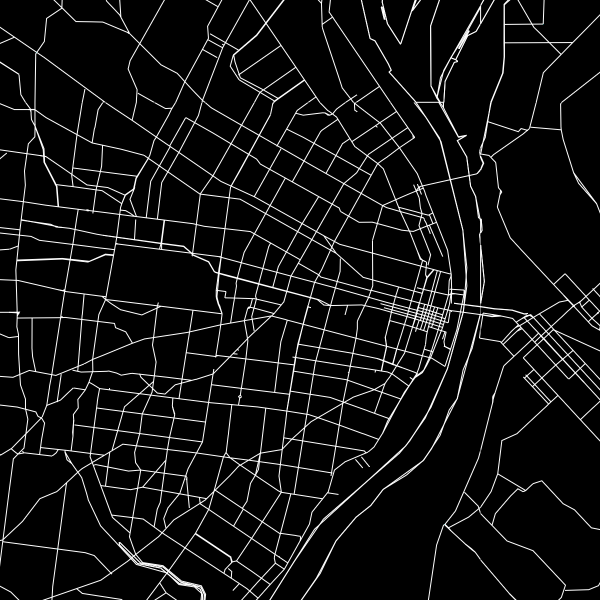
#> input picture skycam/mapreference.png, 1200 x 1200 px (shown at 1/2 size)
$ python rectify_one.py mapreference.png out.png
#> lines starting #> are read from the running program, lines starting #| are printed output that depends on the picture
import time
import json
import argparse
import math

import cv2
import numpy as np

def tup(arr):
  return tuple([int(x) for x in arr])

ap = argparse.ArgumentParser()
ap.add_argument("input")
ap.add_argument("output")
args = vars(ap.parse_args())

origImage = cv2.imread(args["input"], cv2.IMREAD_COLOR)
#> origImage is the input picture: shape (1200, 1200, 3); mean B, G, R 17.6, 17.6, 17.6
sqSize = 1024
lgFactor = 2
refPixels = [[0,0], [sqSize,0], [sqSize,sqSize], [0, sqSize]]

displayWidth = sqSize
scaleFactor = float(origImage.shape[1]) / float(displayWidth)
#> scaleFactor = 1.17
finalSize = (int(origImage.shape[1] / scaleFactor), int(origImage.shape[0] / scaleFactor))
#> finalSize = (1024, 1024)

refImage = cv2.resize(origImage, finalSize)
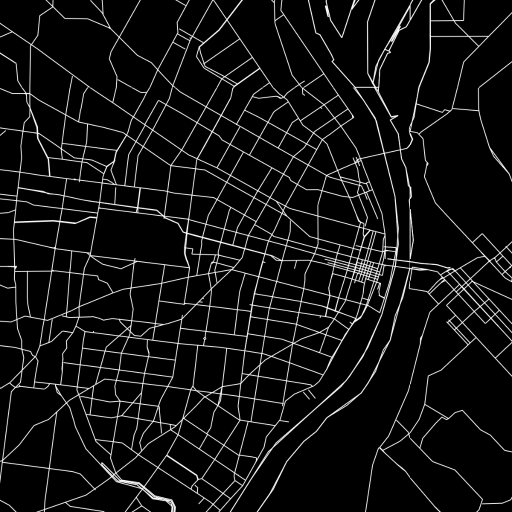
#> refImage: shape (1024, 1024, 3) (shown at 1/2 size); mean B, G, R 17.6, 17.6, 17.6

pTransform = None
pTransformLarge = None
savedCorners = []

def onmouse(event,x,y,flags,param):
  global savedCorners
  if event == cv2.EVENT_LBUTTONDOWN:
    savedCorners.append([x, y])

cv2.namedWindow('frame')
cv2.setMouseCallback('frame', onmouse)

while True:
  if pTransform is None:
    frame = refImage.copy()
  else:
    frame = cv2.warpPerspective(origImage, pTransform, (sqSize, sqSize))

  if len(savedCorners) == 4 and pTransform is None:
    pTransform = cv2.getPerspectiveTransform(np.array(savedCorners, np.float32) * scaleFactor, np.array(refPixels, np.float32))
    pTransformLg = cv2.getPerspectiveTransform(np.array(savedCorners, np.float32) * scaleFactor, np.array(refPixels, np.float32) * lgFactor)

  if pTransform is None:
    for pt in savedCorners:
      cv2.circle(frame, tup(pt), 2, (0,255,255), -1)

  cv2.imshow('frame', frame)
  key = cv2.waitKey(1)
#> (key q is pressed here)

  if key & 0xFF == ord('s') and pTransform is not None:
    lg = cv2.warpPerspective(origImage, pTransformLg, (sqSize * lgFactor, sqSize * lgFactor))
    cv2.imwrite(args["output"], lg)

  if key & 0xFF == ord('q'):
    break

  if key & 0xFF == ord('c'):
    pTransform = None
    savedCorners = []

cv2.destroyAllWindows()
